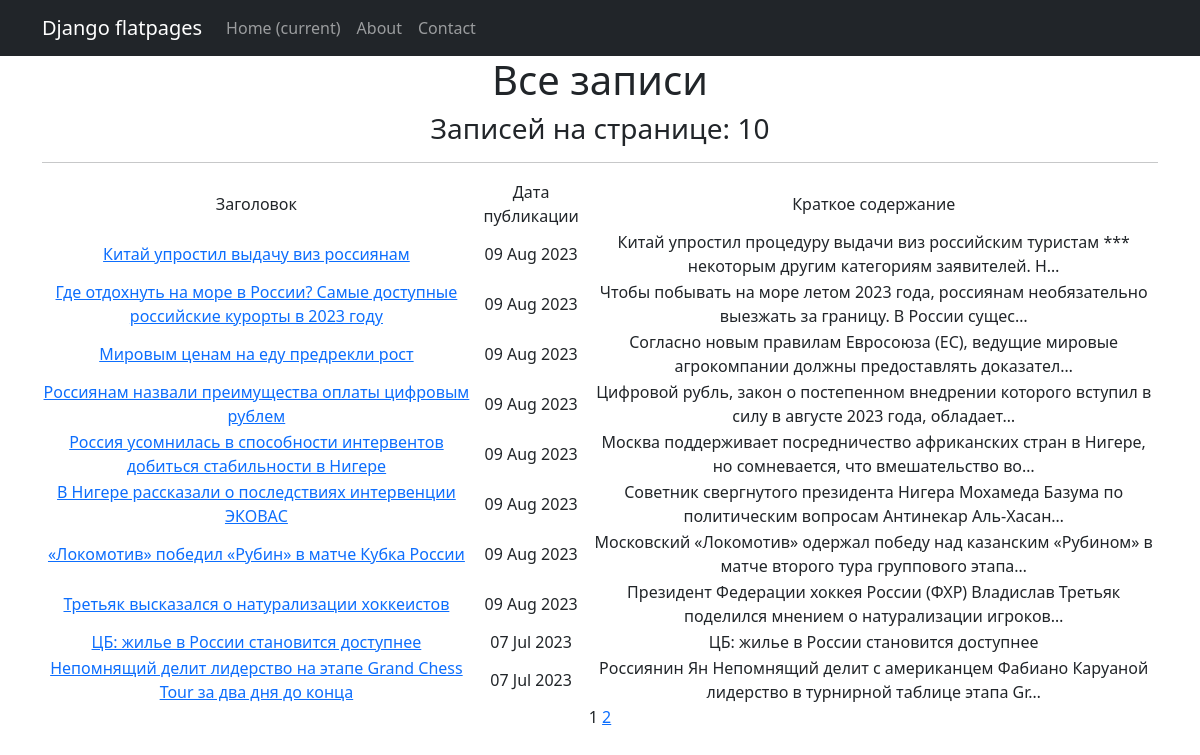
/posts/, run on the app's committed database.
### news/models.py (models this page shows, shortened)
class Post(models.Model):
    article = 'Статья'
    news = 'Новость'
    TYPES = [(article, 'Статья'),
             (news, 'Новость')
             ]
    author = models.ForeignKey('Author', on_delete=models.CASCADE)
    type = models.CharField(max_length=7, choices=TYPES, default=news)
    time_in = models.DateTimeField(auto_now_add=True)
    title = models.CharField(max_length=255)
    text = models.TextField()
    post_rating = models.IntegerField(default=0)
    category = models.ManyToManyField('Category', through='PostCategory')

### news/views.py (the view)
# urls.py: path('', cache_page(60)(PostList.as_view()), name = 'posts'),
class PostList(ListView):
    model = Post
    ordering = '-time_in'
    template_name = 'posts.html'
    context_object_name = 'posts'
    paginate_by = 10

### news/templatetags/censor.py (called while the page is built)
@register.filter()
def change(text):
   text = text.split()
   for i, word in enumerate(text):
      if word[-1] in znaki:
         _word = word[:-1]
         if _word in bad_words:
            text[i] = '***'
      else:
         if word in bad_words:
            text[i] = '***'
   return ' '.join(text)

### templates/posts.html (shortened to what this page needs)
{% extends 'flatpages/default.html' %}
{% load censor %}
{% block content %}
   <h1>Все записи</h1>
   <h3>Записей на странице: {{ posts|length }}</h3>
   <hr>
   {% if posts %}
       <table>
           <tr>
               <td>Заголовок</td>
               <td>Дата публикации</td>
               <td>Краткое содержание</td>
           </tr>
           {% for post in posts %}
           <tr>
               <td><a href="http://127.0.0.1:8000/posts/{{ post.id }}">{{ post.title }}</a></td>
               <td>{{ post.time_in|date:'d M Y' }}</td>
               <td>{{ post.text|truncatechars:100|change }}</td>
               <td>
                </td>
           </tr>
           {% endfor %}
       </table>
   {% else %}
       <h2>Записей нет!</h2>
   {% endif %}
   {{ page_obj.number }}
   {% if page_obj.has_next %}
       <a href="?page={{ page_obj.next_page_number }}">{{ page_obj.next_page_number }}</a>
   {% endif %}
{% endblock content %}

### templates/flatpages/default.html (shortened to what this page needs)
<!DOCTYPE html>
{% load cache %}
<html lang="en">
{% cache 30 header %}
    <head>
        {% load static %}
        <link href="{% static 'css/styles.css' %}" rel="stylesheet" />
    </head>
    {% endcache %}
    <body>
        <nav class="navbar navbar-expand-lg navbar-dark bg-dark static-top">
            <div class="container">
                <a class="navbar-brand" href="#">Django flatpages</a>
                <div class="collapse navbar-collapse" id="navbarResponsive">
                    <ul class="navbar-nav ml-auto">
                        <li class="nav-item active">
                            <a class="nav-link" href="#">Home
                                <span class="sr-only">(current)</span>
                            </a>
                        </li>
                        <li class="nav-item">
                            <a class="nav-link" href="/about/">About</a>
                        </li>
                        <li class="nav-item">
                            <a class="nav-link" href="/contacts/">Contact</a>
                        </li>
                    </ul>
                </div>
               </div>
            </nav>
        <div class="container">
            <div class="row">
                <div class="col-lg-12 text-center">
                    {% block content %}{% endblock content %}
                </div>
            </div>
        </div>
    </body>
</html>

### data on the page
Post: title "Китай упростил выдачу виз россиянам", time_in "09 Aug 2023", text|change "Китай упростил процедуру выдачи виз российским туристам *** некоторым другим категориям заявителей. Н…"
Post: title "Где отдохнуть на море в России? Самые доступные российские курорты в 2023 году", time_in "09 Aug 2023", text|change "Чтобы побывать на море летом 2023 года, россиянам необязательно выезжать за границу. В России сущес…"
Post: title "Мировым ценам на еду предрекли рост", time_in "09 Aug 2023", text|change "Согласно новым правилам Евросоюза (ЕС), ведущие мировые агрокомпании должны предоставлять доказател…"
Post: title "Россиянам назвали преимущества оплаты цифровым рублем", time_in "09 Aug 2023", text|change "Цифровой рубль, закон о постепенном внедрении которого вступил в силу в августе 2023 года, обладает…"
Post: title "Россия усомнилась в способности интервентов добиться стабильности в Нигере", time_in "09 Aug 2023", text|change "Москва поддерживает посредничество африканских стран в Нигере, но сомневается, что вмешательство во…"
Post: title "В Нигере рассказали о последствиях интервенции ЭКОВАС", time_in "09 Aug 2023", text|change "Советник свергнутого президента Нигера Мохамеда Базума по политическим вопросам Антинекар Аль-Хасан…"
Post: title "«Локомотив» победил «Рубин» в матче Кубка России", time_in "09 Aug 2023", text|change "Московский «Локомотив» одержал победу над казанским «Рубином» в матче второго тура группового этапа…"
Post: title "Третьяк высказался о натурализации хоккеистов", time_in "09 Aug 2023", text|change "Президент Федерации хоккея России (ФХР) Владислав Третьяк поделился мнением о натурализации игроков…"
Post: title "ЦБ: жилье в России становится доступнее", time_in "07 Jul 2023", text|change "ЦБ: жилье в России становится доступнее"
Post: title "Непомнящий делит лидерство на этапе Grand Chess Tour за два дня до конца", time_in "07 Jul 2023", text|change "Россиянин Ян Непомнящий делит с американцем Фабиано Каруаной лидерство в турнирной таблице этапа Gr…"

### other printed values
{{ posts|length }} "10"
{{ page_obj.number }} "1"
{{ page_obj.next_page_number }} "2"
